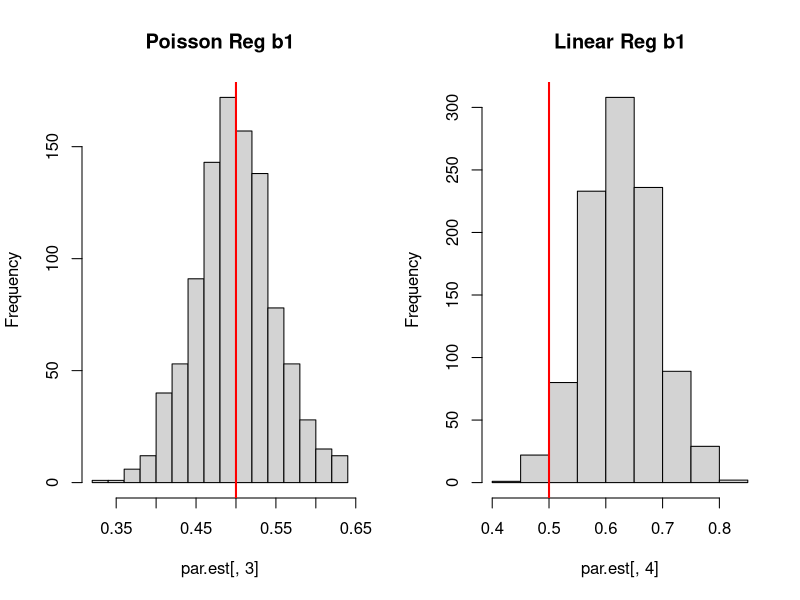

Reproduce this figure in R. (Note: this script raises an error after producing the figure.)
#7.1
#
set.seed(3759)
b0=0.2
b1=0.5
n=1000
x=runif(n, -1, 1)
S=1000
par.est=matrix(NA, nrow=S, ncol=4)
for(s in 1:S){
    y=rpois(n,exp(b0+b1*x))
    model_glm=glm(y ~ x, family="poisson")
    model_lm=lm(y ~ x)
    par.est[s, 1]=model_glm$coef[1]
    par.est[s, 2]=model_lm$coef[1]
    par.est[s, 3]=model_glm$coef[2]
    par.est[s, 4]=model_lm$coef[2]
}
#
dev.new(width=12, height=5)
par(mfrow=c(1,2))
hist(par.est[,3],main="Poisson Reg b1")
abline(v=b1,col='red',lwd=2)
hist(par.est[,4],main="Linear Reg b1")
abline(v=b1,col='red',lwd=2)




library(AER)
data(RecreationDemand)
head(RecreationDemand)
rd_Pois=glm(trips ~ ., data=RecreationDemand, family=poisson) 
summary(rd_Pois)
#
library(arm)
attach(RecreationDemand)
#
SKI=ifelse(ski=="yes",1,0)
USERFEE=ifelse(userfee=="yes",1,0)
Poisloglikf=function(par){
           lik=0
           for(i in 1:nrow(RecreationDemand)){
               lam=exp(1*par[1]+quality[i]*par[2]+SKI[i]*par[3]+
               income[i]*par[4]+USERFEE[i]*par[5]+costC[i]*par[6]+
               costS[i]*par[7]+costH[i]*par[8])
               lik=lik+dpois(trips[i],lam,log=TRUE)
           }
           -lik
}
#
est=nlminb(c(1,rep(0.001,7)),Poisloglikf,control=list(trace=1))
#
summary(rd_Pois)
est$par
#
logLik(rd_Pois)
est$objective
#
#
var(trips)
mean(trips)
dispersiontest(rd_Pois)
#
library(MASS)
rd_NB=glm.nb(trips~.,data=RecreationDemand)
summary(rd_NB)
#
coeftest(rd_Pois)
coeftest(rd_NB)

#7.2
table(trips)[1:10]
table(round(fitted(rd_Pois)))[1:10]
table(round(fitted(rd_NB)))[1:10]
#
library(pscl)
rd_ziPois=zeroinfl(trips~.,data=RecreationDemand,dist="pois")
rd_ziNB=zeroinfl(trips~.|quality+income,data=RecreationDemand,dist="negbin")
round(colSums(predict(rd_ziPois,type="prob")[,1:10]))
round(colSums(predict(rd_ziNB,type="prob")[,1:10]))
table(trips)[1:10]
#
RD_NoZero=RecreationDemand[which(trips!=0),]
detach(RecreationDemand)
attach(RD_NoZero)
var(trips)/mean(trips)
table(trips)
#
library(VGAM)
rdnz_ztpois=vglm(trips~quality+ski+income+userfee+costC+costS+costH,
family=pospoisson,data=RD_NoZero)
rdnz_ztnb=vglm(trips~quality+ski+income+userfee+costC+costS+costH,
family=posnegbinomial,data=RD_NoZero)
summary(rdnz_ztnb)


#7.3
inv.logit=function(p){ 
return(exp(p)/(1+exp(p)))}
#
set.seed(32945)
b0=0.2
b1=0.5
n=1000
x=runif(n, -1, 1)
S=1000
par.est=matrix(NA, nrow=S, ncol=2)
for(s in 1:S){
y=rbinom(n, 1, inv.logit(b0+b1*x))
model_glm=glm(y ~ x, family=binomial(link=logit)) 
model_lm=lm(y ~ x)
par.est[s, 1]=model_glm$coef[2]
par.est[s, 2]=model_lm$coef[2]
}
#
dev.new(width=12, height=5)
par(mfrow=c(1,2))
hist(par.est[,1],main="Logistic Reg b1")
abline(v=b1,col='red',lwd=2)
hist(par.est[,2],main="Linear Reg b1",xlim=c(0,0.5))
abline(v=b1,col='red',lwd=2)
